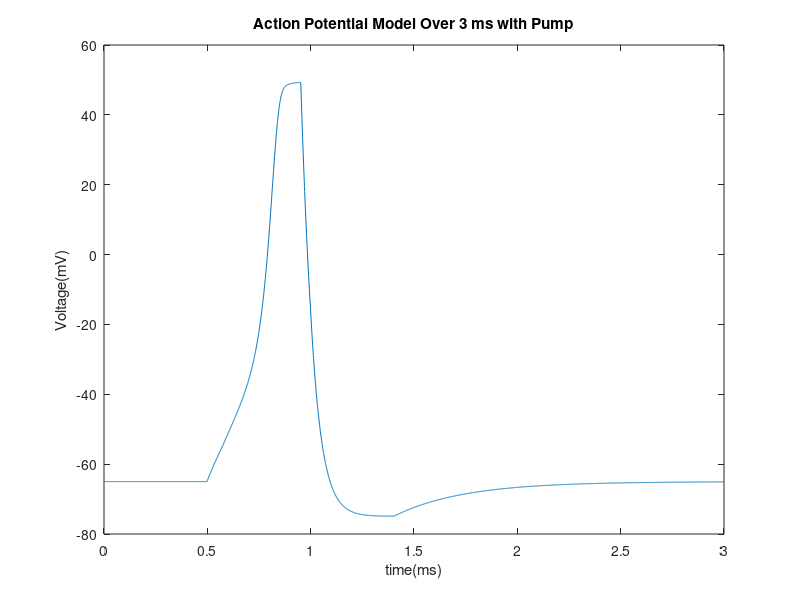
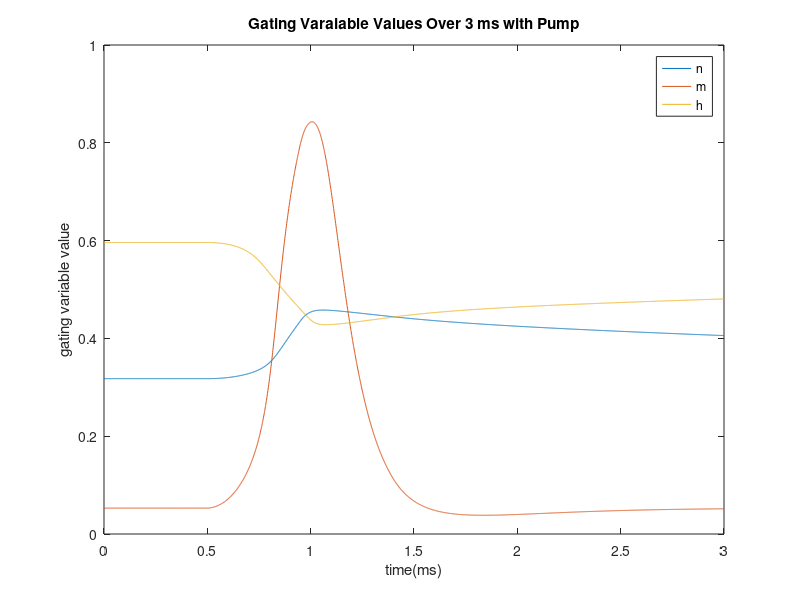

The MATLAB source for these figures, in order:
%Constants
capitance = 0.1; % microfarads per centimeter squared
applied_current = 0; %nanoampheres

sodium_displacement = 50; % displacement from the equilibrium  ...
                          % potential in milllivolts
potassium_displacement = -77; % displacement from the equilibrium ...
                              % potential in milllivolts
leakage_displacement = -54.4; % displacement from the equilibrium ...
                               % potential in milllivolts

sodium_conductance = 120; % maximum conductance in millisiemens per ...
                          % centimeters squared
potassium_conductance = 36; % maximum conductance in millisiemens per ...
                            % centimeters squared
leakage_conductance = 0.3; % maximum conductance in millisiemens per ...
                           % centimeters squared
depolorization = 0; %bool used in conditionals 

hyperpolorization = 1; %bool used in conditionals

Na_K_threshold = 49.3; %voltage level where sodium gates close and 
                       %potassium gates open mV
		   
V_init = -65; %inital voltage level mV
                       
I = 15; %amount which will be applied to the simulation nA

Na_act = -55; %voltage level sodium gates open initially mV

time = 3; % milliseconds
delta_time = .001; % milliseconds
number_iterations = time/delta_time;
time_array = zeros(1, number_iterations); % time array
time_curr = .5; %time where current is applied ms
curr_duratoion = .5; %duration of applied current ms

an = @(voltage) (0.01 * (voltage + 55))/(1 - exp(-(voltage + 55) / 10));
     % n-gate opening rate constant in meters per second
am = @(voltage) (0.1 * (voltage + 40))/(1 - exp(-(voltage + 40) / 10));
     % m-gate opening rate constant in meters per second
ah = @(voltage) (0.07 * exp(-(voltage + 65) / 20));
     % h-gate opening rate constant in meters per second
bn = @(voltage) (0.125 * exp(-(voltage + 65) / 80));
     % n-gate closing rate constant in meters per second
bm = @(voltage) (4 * exp(-(voltage + 65) / 18));
     % m-gate closing rate constant in meters per second
bh = @(voltage) (1 / (exp(-(voltage + 35) / 10) + 1));
     % h-gate closing rate constant in meters per second

sodium_channel_current = @(voltage, n, m, h) (sodium_conductance * m^3 * ...
    h * (voltage - sodium_displacement)); %nanoampheres
potassium_channel_current = @(voltage, n, m, h) (potassium_conductance * ...
    n^4 * (voltage - potassium_displacement)); %nanoampheres
leakage_current = @(voltage, n, m, h) (leakage_conductance * ...
	(voltage - leakage_displacement)); %nanoampheres

%Differential equation for voltage with no potassium current
dvdt = @(voltage, I, n, m, h) (((1 / capitance) * ...
     (I - (sodium_channel_current(voltage, n, m, h) + ...
     leakage_current(voltage, n, m, h)-...
     leakage_current(V_init,n,m,h)))));
 
%Differential equation for voltage with no sodium current
dvdt2 = @(voltage, I, n, m, h) (((1 / capitance) * ...
     (I - (potassium_channel_current(voltage, n, m, h) + ...
     leakage_current(voltage, n, m, h)-...
     leakage_current(V_init,n,m,h)))));
 
%Differential equation for voltage with no potassium current 
 dvdt3 = @(voltage, I, n, m, h) (((1 / capitance) * ...
     (I - (leakage_current(voltage, n, m, h)-...
     leakage_current(V_init,n,m,h)))));
 

dndt = @(voltage, n, m, h) ((an(voltage) * (1 - n) - bn(voltage) * n));
dmdt = @(voltage, n, m, h) ((am(voltage) * (1 - m) - bm(voltage) * m));
dhdt = @(voltage, n, m, h) ((ah(voltage) * (1 - h) - bh(voltage) * h));
   
% initial values
V = zeros(1, number_iterations); % initialized voltage array
V(1) = -65; % initial voltage in millivolts
n = zeros(1, number_iterations); % initialized n array
n(1) = an(V(1)) / (an(V(1)) + bn(V(1))); % initial n-value
m = zeros(1, number_iterations); % initialized m array
m(1) = am(V(1)) / (am(V(1)) + bm(V(1))); % initial m-value
h = zeros(1, number_iterations); % initialized h array
h(1) = ah(V(1)) / (ah(V(1)) + bh(V(1))); % initial h-value
       
for i = 2:number_iterations
    time_array(i) = (i - 1) * delta_time;
    
     %checks for the correct time to apply the current to the system
    if i*delta_time == time_curr
         applied_current = I;
     end
    if i*delta_time == time_curr+curr_duratoion
         applied_current = applied_current-I;
    end
    
    %checks if the voltage is abvoe the sodium activation threshold
    if V(i-1) <= Na_act && depolorization == 0
    
        k1 = delta_time * dvdt3(V(i - 1), applied_current, n(i - 1),...
            m(i - 1), h(i - 1));
        n1 = delta_time * dndt(V(i - 1), n(i - 1), m(i - 1), h(i - 1));
        m1 = delta_time * dmdt(V(i - 1), n(i - 1), m(i - 1), h(i - 1)); 
        h1 = delta_time * dhdt(V(i - 1), n(i - 1), m(i - 1), h(i - 1));

        k2 = delta_time * dvdt3(V(i - 1) + (0.5 * k1), applied_current,...
            n(i - 1) + ...
            (0.5 * n1), m(i - 1) + (0.5 * m1), h(i - 1) + (0.5 * h1));
        n2 = delta_time * dndt(V(i - 1) + (0.5 * k1), n(i - 1) + ...
            (0.5 * n1), m(i - 1) + (0.5 * m1), h(i - 1) + (0.5 * h1));
        m2 = delta_time * dmdt(V(i - 1) + (0.5 * k1), n(i - 1) + ...
            (0.5 * n1), m(i - 1) + (0.5 * m1), h(i - 1) + (0.5 * h1));
        h2 = delta_time * dhdt(V(i - 1) + (0.5 * k1), n(i - 1) + ...
            (0.5 * n1), m(i - 1) + (0.5 * m1), h(i - 1) + (0.5 * h1));

        k3 = delta_time * dvdt3(V(i - 1) + (0.5 * k2), applied_current,...
            n(i - 1) + ...
            (0.5 * n2), m(i - 1) + (0.5 * m2), h(i - 1) + (0.5 * h2));
        n3 = delta_time * dndt(V(i - 1) + (0.5 * k2), n(i - 1) + ...
            (0.5 * n2), m(i - 1) + (0.5 * m2), h(i - 1) + (0.5 * h2));
        m3 = delta_time * dmdt(V(i - 1) + (0.5 * k2), n(i - 1) + ...
            (0.5 * n2), m(i - 1) + (0.5 * m2), h(i - 1) + (0.5 * h2));
        h3 = delta_time * dhdt(V(i - 1) + (0.5 * k2), n(i - 1) + ...
            (0.5 * n2), m(i - 1) + (0.5 * m2), h(i - 1) + (0.5 * h2));

        k4 = delta_time * dvdt3(V(i - 1) + k3, applied_current, n(i - 1)...
            + n3, m(i - 1) + m3, ...
            h(i - 1) + h3);
        n4 = delta_time * dndt(V(i - 1) + k3, n(i - 1) + n3, m(i - 1) + m3, ...
            h(i - 1) + h3);
        m4 = delta_time * dmdt(V(i - 1) + k3, n(i - 1) + n3, m(i - 1) + m3, ...
            h(i - 1) + h3);
        h4 = delta_time * dhdt(V(i - 1) + k3, n(i - 1) + n3, m(i - 1) + m3, ...
            h(i - 1) + h3);
        %checks if voltage allows potassium gates to open
    elseif V(i-1) < Na_K_threshold && depolorization == 0

        k1 = delta_time * dvdt(V(i - 1), applied_current, n(i - 1),...
            m(i - 1), h(i - 1));
        n1 = delta_time * dndt(V(i - 1), n(i - 1), m(i - 1), h(i - 1));
        m1 = delta_time * dmdt(V(i - 1), n(i - 1), m(i - 1), h(i - 1)); 
        h1 = delta_time * dhdt(V(i - 1), n(i - 1), m(i - 1), h(i - 1));

        k2 = delta_time * dvdt(V(i - 1) + (0.5 * k1), applied_current,...
            n(i - 1) + ...
            (0.5 * n1), m(i - 1) + (0.5 * m1), h(i - 1) + (0.5 * h1));
        n2 = delta_time * dndt(V(i - 1) + (0.5 * k1), n(i - 1) + ...
            (0.5 * n1), m(i - 1) + (0.5 * m1), h(i - 1) + (0.5 * h1));
        m2 = delta_time * dmdt(V(i - 1) + (0.5 * k1), n(i - 1) + ...
            (0.5 * n1), m(i - 1) + (0.5 * m1), h(i - 1) + (0.5 * h1));
        h2 = delta_time * dhdt(V(i - 1) + (0.5 * k1), n(i - 1) + ...
            (0.5 * n1), m(i - 1) + (0.5 * m1), h(i - 1) + (0.5 * h1));

        k3 = delta_time * dvdt(V(i - 1) + (0.5 * k2), applied_current,...
            n(i - 1) + ...
            (0.5 * n2), m(i - 1) + (0.5 * m2), h(i - 1) + (0.5 * h2));
        n3 = delta_time * dndt(V(i - 1) + (0.5 * k2), n(i - 1) + ...
            (0.5 * n2), m(i - 1) + (0.5 * m2), h(i - 1) + (0.5 * h2));
        m3 = delta_time * dmdt(V(i - 1) + (0.5 * k2), n(i - 1) + ...
            (0.5 * n2), m(i - 1) + (0.5 * m2), h(i - 1) + (0.5 * h2));
        h3 = delta_time * dhdt(V(i - 1) + (0.5 * k2), n(i - 1) + ...
            (0.5 * n2), m(i - 1) + (0.5 * m2), h(i - 1) + (0.5 * h2));

        k4 = delta_time * dvdt(V(i - 1) + k3, applied_current, n(i - 1)...
            + n3, m(i - 1) + m3, ...
            h(i - 1) + h3);
        n4 = delta_time * dndt(V(i - 1) + k3, n(i - 1) + n3, m(i - 1) + m3, ...
            h(i - 1) + h3);
        m4 = delta_time * dmdt(V(i - 1) + k3, n(i - 1) + n3, m(i - 1) + m3, ...
            h(i - 1) + h3);
        h4 = delta_time * dhdt(V(i - 1) + k3, n(i - 1) + n3, m(i - 1) + m3, ...
            h(i - 1) + h3);
        
        %checks and opens potassium gates
    elseif V(i-1) > Na_K_threshold && depolorization == 0 ...
            && hyperpolorization == 1 
        
        depolorization = 1;
        k1 = delta_time * dvdt2(V(i - 1), applied_current, n(i - 1),...
            m(i - 1), h(i - 1));
        n1 = delta_time * dndt(V(i - 1), n(i - 1), m(i - 1), h(i - 1));
        m1 = delta_time * dmdt(V(i - 1), n(i - 1), m(i - 1), h(i - 1)); 
        h1 = delta_time * dhdt(V(i - 1), n(i - 1), m(i - 1), h(i - 1));

        k2 = delta_time * dvdt2(V(i - 1) + (0.5 * k1), applied_current,...
            n(i - 1) + ...
            (0.5 * n1), m(i - 1) + (0.5 * m1), h(i - 1) + (0.5 * h1));
        n2 = delta_time * dndt(V(i - 1) + (0.5 * k1), n(i - 1) + ...
            (0.5 * n1), m(i - 1) + (0.5 * m1), h(i - 1) + (0.5 * h1));
        m2 = delta_time * dmdt(V(i - 1) + (0.5 * k1), n(i - 1) + ...
            (0.5 * n1), m(i - 1) + (0.5 * m1), h(i - 1) + (0.5 * h1));
        h2 = delta_time * dhdt(V(i - 1) + (0.5 * k1), n(i - 1) + ...
            (0.5 * n1), m(i - 1) + (0.5 * m1), h(i - 1) + (0.5 * h1));

        k3 = delta_time * dvdt2(V(i - 1) + (0.5 * k2), applied_current,...
            n(i - 1) + ...
            (0.5 * n2), m(i - 1) + (0.5 * m2), h(i - 1) + (0.5 * h2));
        n3 = delta_time * dndt(V(i - 1) + (0.5 * k2), n(i - 1) + ...
            (0.5 * n2), m(i - 1) + (0.5 * m2), h(i - 1) + (0.5 * h2));
        m3 = delta_time * dmdt(V(i - 1) + (0.5 * k2), n(i - 1) + ...
            (0.5 * n2), m(i - 1) + (0.5 * m2), h(i - 1) + (0.5 * h2));
        h3 = delta_time * dhdt(V(i - 1) + (0.5 * k2), n(i - 1) + ...
            (0.5 * n2), m(i - 1) + (0.5 * m2), h(i - 1) + (0.5 * h2));

        k4 = delta_time * dvdt2(V(i - 1) + k3, applied_current, n(i - 1)...
            + n3, m(i - 1) + m3, ...
            h(i - 1) + h3);
        n4 = delta_time * dndt(V(i - 1) + k3, n(i - 1) + n3, m(i - 1) + m3, ...
            h(i - 1) + h3);
        m4 = delta_time * dmdt(V(i - 1) + k3, n(i - 1) + n3, m(i - 1) + m3, ...
            h(i - 1) + h3);
        h4 = delta_time * dhdt(V(i - 1) + k3, n(i - 1) + n3, m(i - 1) + m3, ...
            h(i - 1) + h3);
        
        %checks to make sure potassium gates remain open
    elseif V(i-1) < Na_K_threshold && depolorization == 1 ...
            && hyperpolorization ==1 && V(i-1) < V(i-2)
        
        k1 = delta_time * dvdt2(V(i - 1), applied_current, n(i - 1),...
            m(i - 1), h(i - 1));
        n1 = delta_time * dndt(V(i - 1), n(i - 1), m(i - 1), h(i - 1));
        m1 = delta_time * dmdt(V(i - 1), n(i - 1), m(i - 1), h(i - 1)); 
        h1 = delta_time * dhdt(V(i - 1), n(i - 1), m(i - 1), h(i - 1));

        k2 = delta_time * dvdt2(V(i - 1) + (0.5 * k1), applied_current,...
            n(i - 1) + ...
            (0.5 * n1), m(i - 1) + (0.5 * m1), h(i - 1) + (0.5 * h1));
        n2 = delta_time * dndt(V(i - 1) + (0.5 * k1), n(i - 1) + ...
            (0.5 * n1), m(i - 1) + (0.5 * m1), h(i - 1) + (0.5 * h1));
        m2 = delta_time * dmdt(V(i - 1) + (0.5 * k1), n(i - 1) + ...
            (0.5 * n1), m(i - 1) + (0.5 * m1), h(i - 1) + (0.5 * h1));
        h2 = delta_time * dhdt(V(i - 1) + (0.5 * k1), n(i - 1) + ...
            (0.5 * n1), m(i - 1) + (0.5 * m1), h(i - 1) + (0.5 * h1));

        k3 = delta_time * dvdt2(V(i - 1) + (0.5 * k2), applied_current,...
            n(i - 1) + ...
            (0.5 * n2), m(i - 1) + (0.5 * m2), h(i - 1) + (0.5 * h2));
        n3 = delta_time * dndt(V(i - 1) + (0.5 * k2), n(i - 1) + ...
            (0.5 * n2), m(i - 1) + (0.5 * m2), h(i - 1) + (0.5 * h2));
        m3 = delta_time * dmdt(V(i - 1) + (0.5 * k2), n(i - 1) + ...
            (0.5 * n2), m(i - 1) + (0.5 * m2), h(i - 1) + (0.5 * h2));
        h3 = delta_time * dhdt(V(i - 1) + (0.5 * k2), n(i - 1) + ...
            (0.5 * n2), m(i - 1) + (0.5 * m2), h(i - 1) + (0.5 * h2));

        k4 = delta_time * dvdt2(V(i - 1) + k3, applied_current, n(i - 1)...
            + n3, m(i - 1) + m3, ...
            h(i - 1) + h3);
        n4 = delta_time * dndt(V(i - 1) + k3, n(i - 1) + n3, m(i - 1) + m3, ...
            h(i - 1) + h3);
        m4 = delta_time * dmdt(V(i - 1) + k3, n(i - 1) + n3, m(i - 1) + m3, ...
            h(i - 1) + h3);
        h4 = delta_time * dhdt(V(i - 1) + k3, n(i - 1) + n3, m(i - 1) + m3, ...
            h(i - 1) + h3);
        
        %checks if hyperpolorization has begun and if potassium gates close
    elseif V(i-1)>V(i-2) && depolorization ==1 && hyperpolorization ==1
        hyperpolorization = 0;
        
        k1 = delta_time * dvdt3(V(i - 1), applied_current, n(i - 1),...
            m(i - 1), h(i - 1));
        n1 = delta_time * dndt(V(i - 1), n(i - 1), m(i - 1), h(i - 1));
        m1 = delta_time * dmdt(V(i - 1), n(i - 1), m(i - 1), h(i - 1)); 
        h1 = delta_time * dhdt(V(i - 1), n(i - 1), m(i - 1), h(i - 1));

        k2 = delta_time * dvdt3(V(i - 1) + (0.5 * k1), applied_current,...
            n(i - 1) + ...
            (0.5 * n1), m(i - 1) + (0.5 * m1), h(i - 1) + (0.5 * h1));
        n2 = delta_time * dndt(V(i - 1) + (0.5 * k1), n(i - 1) + ...
            (0.5 * n1), m(i - 1) + (0.5 * m1), h(i - 1) + (0.5 * h1));
        m2 = delta_time * dmdt(V(i - 1) + (0.5 * k1), n(i - 1) + ...
            (0.5 * n1), m(i - 1) + (0.5 * m1), h(i - 1) + (0.5 * h1));
        h2 = delta_time * dhdt(V(i - 1) + (0.5 * k1), n(i - 1) + ...
            (0.5 * n1), m(i - 1) + (0.5 * m1), h(i - 1) + (0.5 * h1));

        k3 = delta_time * dvdt3(V(i - 1) + (0.5 * k2), applied_current,...
            n(i - 1) + ...
            (0.5 * n2), m(i - 1) + (0.5 * m2), h(i - 1) + (0.5 * h2));
        n3 = delta_time * dndt(V(i - 1) + (0.5 * k2), n(i - 1) + ...
            (0.5 * n2), m(i - 1) + (0.5 * m2), h(i - 1) + (0.5 * h2));
        m3 = delta_time * dmdt(V(i - 1) + (0.5 * k2), n(i - 1) + ...
            (0.5 * n2), m(i - 1) + (0.5 * m2), h(i - 1) + (0.5 * h2));
        h3 = delta_time * dhdt(V(i - 1) + (0.5 * k2), n(i - 1) + ...
            (0.5 * n2), m(i - 1) + (0.5 * m2), h(i - 1) + (0.5 * h2));

        k4 = delta_time * dvdt3(V(i - 1) + k3, applied_current, n(i - 1)...
            + n3, m(i - 1) + m3, ...
            h(i - 1) + h3);
        n4 = delta_time * dndt(V(i - 1) + k3, n(i - 1) + n3, m(i - 1) + m3, ...
            h(i - 1) + h3);
        m4 = delta_time * dmdt(V(i - 1) + k3, n(i - 1) + n3, m(i - 1) + m3, ...
            h(i - 1) + h3);
        h4 = delta_time * dhdt(V(i - 1) + k3, n(i - 1) + n3, m(i - 1) + m3, ...
            h(i - 1) + h3);
        
        %checks if potassium gates remain closed
    elseif V(i-1)>V(i-2) && depolorization == 1 && hyperpolorization == 0
        
        k1 = delta_time * dvdt3(V(i - 1), applied_current, n(i - 1),...
            m(i - 1), h(i - 1));
        n1 = delta_time * dndt(V(i - 1), n(i - 1), m(i - 1), h(i - 1));
        m1 = delta_time * dmdt(V(i - 1), n(i - 1), m(i - 1), h(i - 1)); 
        h1 = delta_time * dhdt(V(i - 1), n(i - 1), m(i - 1), h(i - 1));

        k2 = delta_time * dvdt3(V(i - 1) + (0.5 * k1), applied_current,...
            n(i - 1) + ...
            (0.5 * n1), m(i - 1) + (0.5 * m1), h(i - 1) + (0.5 * h1));
        n2 = delta_time * dndt(V(i - 1) + (0.5 * k1), n(i - 1) + ...
            (0.5 * n1), m(i - 1) + (0.5 * m1), h(i - 1) + (0.5 * h1));
        m2 = delta_time * dmdt(V(i - 1) + (0.5 * k1), n(i - 1) + ...
            (0.5 * n1), m(i - 1) + (0.5 * m1), h(i - 1) + (0.5 * h1));
        h2 = delta_time * dhdt(V(i - 1) + (0.5 * k1), n(i - 1) + ...
            (0.5 * n1), m(i - 1) + (0.5 * m1), h(i - 1) + (0.5 * h1));

        k3 = delta_time * dvdt3(V(i - 1) + (0.5 * k2), applied_current,...
            n(i - 1) + ...
            (0.5 * n2), m(i - 1) + (0.5 * m2), h(i - 1) + (0.5 * h2));
        n3 = delta_time * dndt(V(i - 1) + (0.5 * k2), n(i - 1) + ...
            (0.5 * n2), m(i - 1) + (0.5 * m2), h(i - 1) + (0.5 * h2));
        m3 = delta_time * dmdt(V(i - 1) + (0.5 * k2), n(i - 1) + ...
            (0.5 * n2), m(i - 1) + (0.5 * m2), h(i - 1) + (0.5 * h2));
        h3 = delta_time * dhdt(V(i - 1) + (0.5 * k2), n(i - 1) + ...
            (0.5 * n2), m(i - 1) + (0.5 * m2), h(i - 1) + (0.5 * h2));

        k4 = delta_time * dvdt3(V(i - 1) + k3, applied_current, n(i - 1) + ...
            n3, m(i - 1) + m3, ...
            h(i - 1) + h3);
        n4 = delta_time * dndt(V(i - 1) + k3, n(i - 1) + n3, m(i - 1) + m3, ...
            h(i - 1) + h3);
        m4 = delta_time * dmdt(V(i - 1) + k3, n(i - 1) + n3, m(i - 1) + m3, ...
            h(i - 1) + h3);
        h4 = delta_time * dhdt(V(i - 1) + k3, n(i - 1) + n3, m(i - 1) + m3, ...
            h(i - 1) + h3);
    end

    V(i) = V(i - 1) + 1 / 6 * (k1 + 2 * k2 + 2 * k3 + k4);
    n(i) = n(i - 1) + 1 / 6 * (n1 + 2 * n2 + 2 * n3 + n4);
    m(i) = m(i - 1) + 1 / 6 * (m1 + 2 * m2 + 2 * m3 + m4);
    h(i) = h(i - 1) + 1 / 6 * (h1 + 2 * h2 + 2 * h3 + h4);
end

figure()
plot(time_array, V)
title("Action Potential Model Over 3 ms with Pump");
xlabel("time(ms)");
ylabel("Voltage(mV)");

figure()
plot(time_array,n,time_array,m,time_array,h);
title("Gating Varaiable Values Over 3 ms with Pump");
xlabel("time(ms)");
ylabel("gating variable value");
legend("n", "m", "h");
